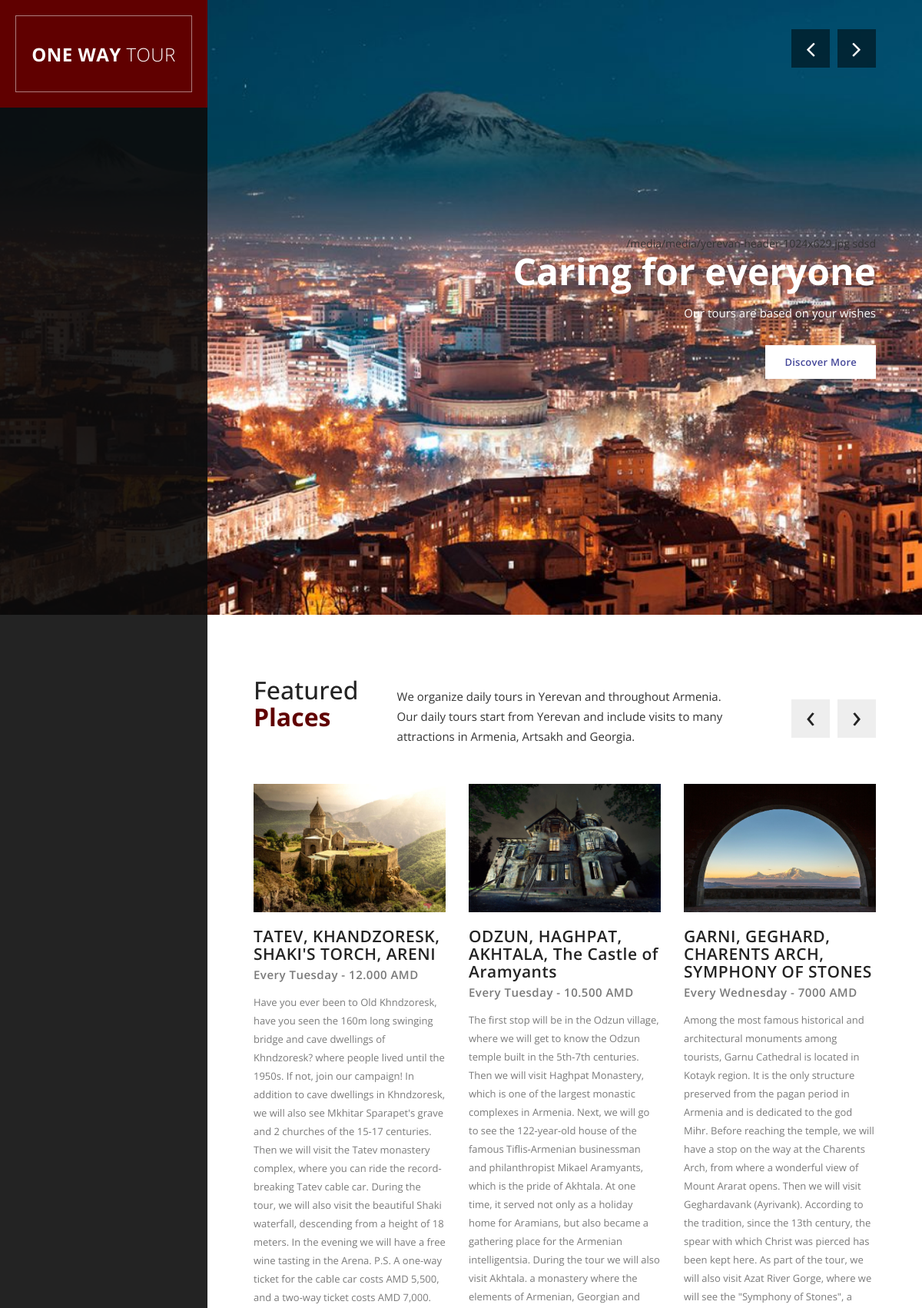
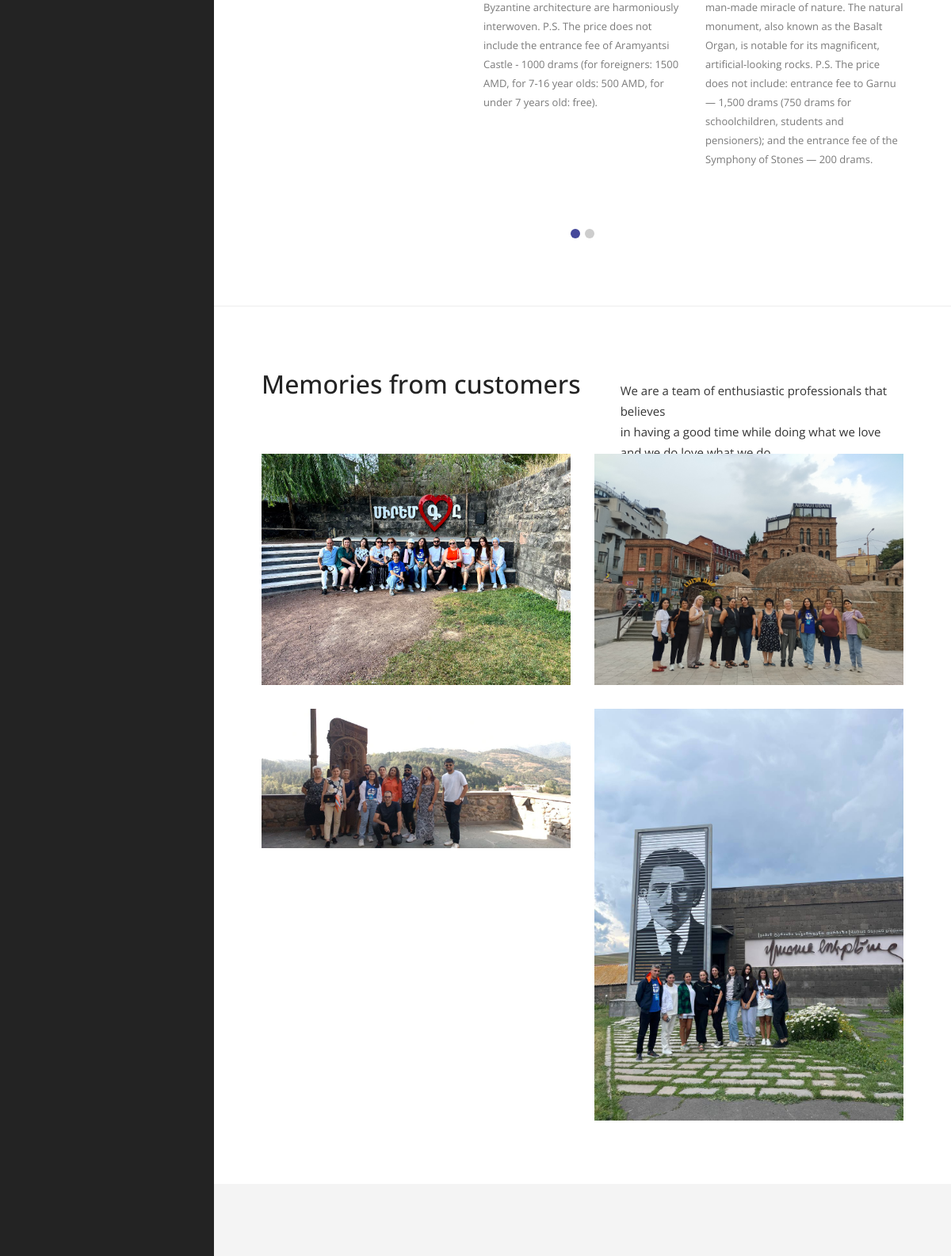
The page / (upper part) on the database its author committed (2 pictures, top to bottom).
### main/models.py (models this page shows, shortened)
class GeneralSlider(models.Model):
    img = models.ImageField('Image',upload_to='media')
    title = models.CharField('Slide Title', max_length=255)
    text = models.TextField('Slide Text')
    class Meta:
        verbose_name = 'General Slider'
        verbose_name_plural = 'General Slider'

class Routes(models.Model):
    img = models.ImageField('Image',upload_to='media')
    title1 = models.CharField('Slide Title', max_length=255)
    title2 = models.CharField('Slide Title', max_length=255)
    text = models.TextField('Slide Text')
    class Meta:
        verbose_name = 'Routes'
        verbose_name_plural = 'Routes'

class Pictures(models.Model):
    img = models.ImageField('Image',upload_to='media')
    class Meta:
        verbose_name = 'Pictures'
        verbose_name_plural = 'Pictures'

### main/views.py (the view, shortened to what this page needs)
# urls.py: path('',HomeListView.as_view(), name ='Home')
class HomeListView(ListView):
    template_name = 'index.html'
    @staticmethod
    def __extract_all_data():
        general_slider = GeneralSlider.objects.all()
        routes = Routes.objects.all()
        pictures = Pictures.objects.all()
        blogDate = BlogDate.objects.all()
        blog = Blog.objects.all()
        for date in blogDate:
            date.month_name = month_abbr[date.date.month]
        context = {
            'general_slider':general_slider,
            'routes':routes,
            'pictures':pictures,
            'blogDate': blogDate,
            'blog':blog,
        }
        print(blogDate)
        return context
    def get(self, request: HttpRequest, *args: Any, **kwargs: Any) -> HttpResponse:
        context = self.__extract_all_data()
        return render(request,self.template_name,context)

### main/models.py (called while the page is built)
    def __str__(self) -> str:
        return self.date.__str__()

### main/templates/index.html (shortened to what this page needs)
{% load static %}
<!DOCTYPE html>
<html>
    <head>
        <link rel="stylesheet" href="{% static 'css/bootstrap.min.css'%}">
        <link rel="stylesheet" href="{% static 'css/bootstrap-theme.min.css'%}">
        <link rel="stylesheet" href="{% static 'css/fontAwesome.css'%}">
        <link rel="stylesheet" href="{% static 'css/light-box.css'%}">
        <link rel="stylesheet" href="{% static 'css/owl-carousel.css'%}">
        <link rel="stylesheet" href="{% static 'css/templatemo-style.css'%}">
    </head>
<body>
        <div class="sidebar-navigation hidde-sm hidden-xs">
            <div class="logo">
                <a href="#">One Way <em>Tour</em></a>
            </div>
        </div>
        <div class="slider">
            <div class="Modern-Slider content-section" id="top">
                {% for i in general_slider %}
                <div class="item item-{{i.id}}">
                    <div class="img-fill">
                    <div class="image" style="background-image: url({{i.img.url}});"></div>
                    <div class="info">
                        <div>
                            <div>{{i.img.url}} sdsd </div>
                          <h1>{{i.title | safe}}</h1>
                          <p>{{i.text | safe}}</p>
                          <div class="white-button button">
                              <a href="#featured">Discover More</a>
                          </div>
                        </div>
                        </div>
                    </div>
                </div>
                {% endfor %}
            </div>
        </div>
        <div class="page-content">
            <section id="featured" class="content-section">
                <div class="section-heading">
                    <h1>Featured<br><em>Places</em></h1>
                    <p>We organize daily tours in Yerevan and throughout Armenia.
                    <br>Our daily tours start from Yerevan and include visits to many attractions in Armenia, Artsakh and Georgia.</p>
                </div>
                <div class="section-content">
                    <div class="owl-carousel owl-theme">
                        {% for i in routes %}
                        <div class="item">
                            <div class="image">
                                <img src="{{ i.img.url }}" alt="">
                            </div>
                            <div class="text-content">
                                <h4>{{ i.title1 }}</h4>
                                <span>{{ i.title2 }}</span>
                                <p>{{ i.text }}</p>
                            </div>
                        </div>
                        {% endfor %}
                    </div>
                </div>
            </section>
            <section id="projects" class="content-section">
                <div class="section-heading">
                    <h1>Memories from customers</em></h1>
                    <p>We are a team of enthusiastic professionals that believes
                    <br>in having a good time while doing what we love and we do love what we do.</p>
                </div>
                <div class="section-content">
                    <div class="masonry">
                        <div class="row">
                            {% for i in pictures %}
                            <div class="item">
                                <div class="col-md-6">
                                    <img src="{{i.img.url}}" class="customers-img" alt="image 1">
                                </div>
                                {% endfor %}
                            </div>
                        </div>
                    </div>
                </div>
            </section>
            <section id="video" class="content-section">
            </section>
        </div>
</body>
</html>

### main/static/css/light-box.css (style rules this page uses)
body:after { content: url(../img/close.png) url(../img/loading.gif) url(../img/prev.png) url(../img/next.png); display: none; }

### main/static/css/templatemo-style.css (style rules this page uses)
body { font-family: 'Open Sans', sans-serif; }
p { font-size: 13px; color: #7a7a7a; line-height: 24px; }
.page-content { width: 77.5%; float: right; }
.content-section { padding-top: 80px; position: relative; width: 100%; display: inline-block; height: auto; left: 50%; text-align: center; -webkit-transform: translateX(-50%); -moz-transform: translateX(-50%); -ms-transform: translateX(-50%); -o-transform: translateX(-50%); transform: translateX(-50%); }
.section-heading { text-align: left; position: relative; margin-bottom: 60px; }
.section-heading h1 { margin-top: 0px; font-size: 32px; color: #232323; display: inline-block; margin-right: 50px; }
.section-heading em { font-style: normal; font-weight: 700; color: #600000; }
.section-heading p { display: inline-block; font-size: 15px; line-height: 26px; color: #343434; position: absolute; top: 12.5px; }
.white-button a { font-size: 13px; font-weight: 600; color: #45489a; text-transform: capitalize; background-color: #fff; display: inline-block; height: 44px; line-height: 44px; padding: 0px 25px; letter-spacing: 0.25px; text-decoration: none; transition: all 0.3s; }
.sidebar-navigation { width: 22.5%; float: left; height: 100%; position: fixed; background-color: rgba(12,12,12,0.9); z-index: 10; }
.sidebar-navigation .logo { position: absolute; width: 100%; height: 140px; line-height: 100px; background-color: #600000; padding: 20px; text-align: center; }
.sidebar-navigation .logo a { text-decoration: none; color: #fff; font-size: 24px; font-weight: 700; text-transform: uppercase; letter-spacing: 0.5px; height: 100px; width: 100%; display: inline-block; border: 1px solid rgba(250,250,250,0.5); }
.sidebar-navigation .logo em { font-style: normal; font-weight: 300; }
.slider .content-section { padding-top: 0px; min-width: 100%; min-height: 100vh; width: 100%; height: 100vh; text-align: center; }
.Modern-Slider .info { text-align: right; position: absolute; z-index: 10; top: 50%; right: 60px; -webkit-transform: translateY(-50%); -moz-transform: translateY(-50%); -ms-transform: translateY(-50%); -o-transform: translateY(-50%); transform: translateY(-50%); display: inline-block; }
.Modern-Slider .info h1 { margin-top: 0px; margin-bottom: 15px; font-size: 48px; color: #fff; font-weight: 700; }
.Modern-Slider .info p { font-size: 15px; color: #fff; }
.Modern-Slider .info .white-button { margin-top: 30px; }
.Modern-Slider .item .image { width: 100%; height: 100vh; background-position: center center; background-size: cover; display: block; }
.Modern-Slider .item .image { animation: zoomin 12s ease-in-out infinite alternate; -webkit-animation: zoomin 12s ease-in-out infinite alternate; }
.Modern-Slider { background:transparent; }
.slick-slider { position:relative;display:block;-webkit-user-select:none;-moz-user-select:none;-ms-user-select:none;user-select:none;-webkit-touch-callout:none;-khtml-user-select:none;-ms-touch-action:pan-y;touch-action:pan-y;-webkit-tap-highlight-color:transparent }
.slick-slide { display:none;float:left ;height:100%;min-height:1px }
.slick-initialized .slick-slide { display:block }
#featured { padding-left: 60px; padding-right: 60px; padding-bottom: 80px; border-bottom: 1px solid #eee; }
#featured .section-heading { margin-right: 20%; }
#featured .item { text-align: left; position: relative; z-index: 10; }
#featured .item .image { position: relative; }
#featured .item .image img { width: 100%; overflow: hidden; }
#featured .item .text-content { padding-top: 20px; background-color: #fff; position: relative; z-index: 10; }
#featured .item .text-content h4 { margin-top: 0px; margin-bottom: 5px; font-size: 21px; font-weight: 600; color: #232323; letter-spacing: 0.5px; }
#featured .item .text-content span { display: inline-block; font-size: 15px; font-weight: 600; color: #7a7a7a; letter-spacing: 0.5px; margin-bottom: 12.5px; }
#projects { padding-left: 60px; padding-right: 60px; padding-bottom: 50px; }
#projects .masonry { position: relative; width: 100%; }
#projects .masonry .item img { transition: all 1s; width: 100%; overflow: hidden; margin-bottom: 30px; }
#video { text-align: center; background-color: #f4f4f4; padding: 100px 60px; }

### rows shown on the page
GeneralSlider: img (picture), img "/media/media/yerevan-header-1024x629.jpg", title "Caring for everyone", text "Our tours are based on your wishes"
Routes: img (picture), title1 "TATEV, KHANDZORESK, SHAKI'S TORCH, ARENI", title2 "Every Tuesday - 12.000 AMD", text "Have you ever been to Old Khndzoresk, have you seen the 160m long swinging bridge and cave dwellings of Khndzoresk? where people lived until the 1950s. If not, join our campaign! In addition to cave dwellings in Khndzoresk, we will also see Mkhitar Sparapet's grave and 2 churches of the 15-17 centuries. Then we will visit the Tatev monastery complex, where you can ride the record-breaking Tatev cable car. During the tour, we will also visit the beautiful Shaki waterfall, descending from a height of 18 meters. In the evening we will have a free wine tasting in the Arena. P.S. A one-way ticket for the cable car costs AMD 5,500, and a two-way ticket costs AMD 7,000."
Routes: img (picture), title1 "ODZUN, HAGHPAT, AKHTALA, The Castle of Aramyants", title2 "Every Tuesday - 10.500 AMD", text "The first stop will be in the Odzun village, where we will get to know the Odzun temple built in the 5th-7th centuries. Then we will visit Haghpat Monastery, which is one of the largest monastic complexes in Armenia. Next, we will go to see the 122-year-old house of the famous Tiflis-Armenian businessman and philanthropist Mikael Aramyants, which is the pride of Akhtala. At one time, it served not only as a holiday home for Aramians, but also became a gathering place for the Armenian intelligentsia. During the tour we will also visit Akhtala. a monastery where the elements of Armenian, Georgian and Byzantine architecture are harmoniously interwoven. P.S. The price does not include the…"
Routes: img (picture), title1 "GARNI, GEGHARD, CHARENTS ARCH, SYMPHONY OF STONES", title2 "Every Wednesday - 7000 AMD", text "Among the most famous historical and architectural monuments among tourists, Garnu Cathedral is located in Kotayk region. It is the only structure preserved from the pagan period in Armenia and is dedicated to the god Mihr. Before reaching the temple, we will have a stop on the way at the Charents Arch, from where a wonderful view of Mount Ararat opens. Then we will visit Geghardavank (Ayrivank). According to the tradition, since the 13th century, the spear with which Christ was pierced has been kept here. As part of the tour, we will also visit Azat River Gorge, where we will see the \"Symphony of Stones\", a man-made miracle of nature. The natural monument, also known as the Basalt Organ,…"
Pictures: img (picture)
Pictures: img (picture)
Pictures: img (picture)
Pictures: img (picture)
